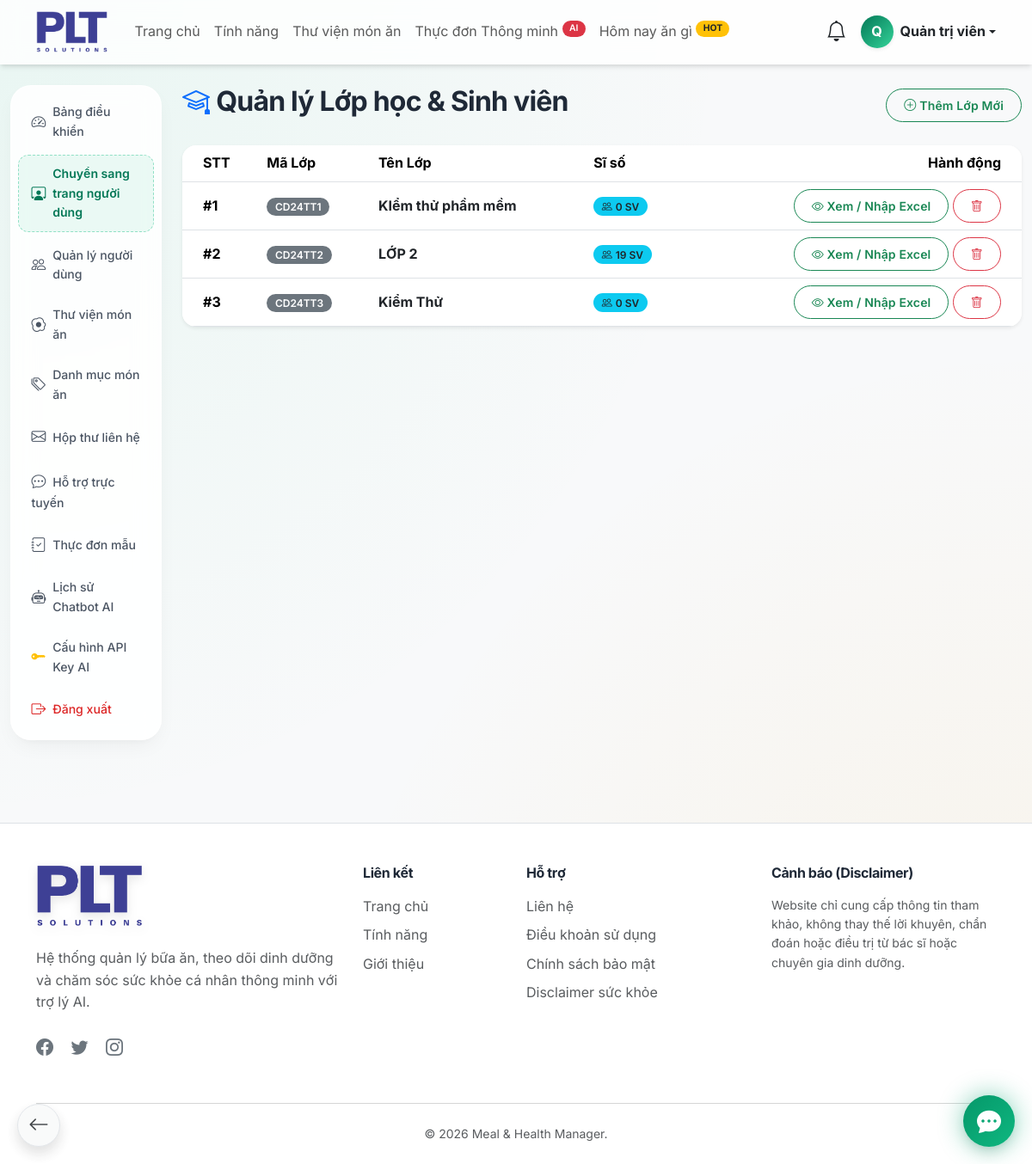
The page /admin/classes.php (signed in) on the database its author committed.
### tables this page shows
CREATE TABLE IF NOT EXISTS `classes` (
  `id` bigint UNSIGNED NOT NULL AUTO_INCREMENT,
  `class_code` varchar(50) NOT NULL,
  `class_name` varchar(150) NOT NULL,
  `stt` int UNSIGNED DEFAULT '0',
  `created_at` timestamp NOT NULL DEFAULT CURRENT_TIMESTAMP,
  `updated_at` timestamp NOT NULL DEFAULT CURRENT_TIMESTAMP ON UPDATE CURRENT_TIMESTAMP,
  PRIMARY KEY (`id`),
  UNIQUE KEY `uk_classes_code` (`class_code`)
);

### admin/classes.php (the view, shortened to what this page needs)
<?php
$db = new Database();
$conn = $db->getConnection();
$stmt = $conn->query("
    SELECT c.*, COUNT(u.id) as student_count
    FROM classes c
    LEFT JOIN users u ON c.id = u.class_id
    GROUP BY c.id
    ORDER BY c.stt ASC
");
$classes = $stmt->fetchAll(PDO::FETCH_ASSOC);
require_once '../includes/header.php';
?>
<div class="container-fluid py-4">
    <div class="row">
        <div class="col-md-2">
            <?php require_once 'includes/sidebar.php'; ?>
        </div>
        <div class="col-md-10">
            <div class="d-flex justify-content-between align-items-center mb-4">
                <h2 class="fw-bold"><i class="bi bi-mortarboard text-primary me-2"></i>Quản lý Lớp học & Sinh viên</h2>
                <button type="button" class="btn btn-sm btn-outline-success rounded-pill" data-bs-toggle="modal" data-bs-target="#addClassModal">
                    <i class="bi bi-plus-circle me-1"></i>Thêm Lớp Mới
                </button>
            </div>
            <div class="card glass-card border-0 shadow-sm rounded-4 overflow-hidden mb-4">
                <div class="card-body p-0 table-responsive">
                    <table class="table table-hover align-middle mb-0 text-nowrap">
                        <thead style="background: rgba(243, 244, 246, 0.7);">
                            <tr>
                                <th scope="col" class="ps-4">STT</th>
                                <th scope="col">Mã Lớp</th>
                                <th scope="col">Tên Lớp</th>
                                <th scope="col">Sĩ số</th>
                                <th scope="col" class="text-end pe-4">Hành động</th>
                            </tr>
                        </thead>
                        <tbody>
                            <?php if (empty($classes)): ?>
                                <tr>
                                    <td colspan="5" class="text-center py-5 text-muted">
                                        <i class="bi bi-inbox fs-1 d-block mb-3"></i>
                                        Chưa có lớp học nào. Hãy thêm lớp đầu tiên!
                                    </td>
                                </tr>
                            <?php else: ?>
                                <?php foreach ($classes as $cls): ?>
                                    <tr>
                                        <td class="ps-4"><strong>#<?= $cls['stt'] ?></strong></td>
                                        <td><span class="badge bg-secondary"><?= htmlspecialchars($cls['class_code']) ?></span></td>
                                        <td class="fw-bold">
                                            <a href="class-detail.php?id=<?= $cls['id'] ?>" class="text-decoration-none text-dark">
                                                <?= htmlspecialchars($cls['class_name']) ?>
                                            </a>
                                        </td>
                                        <td>
                                            <span class="badge bg-info text-dark rounded-pill">
                                                <i class="bi bi-people me-1"></i><?= $cls['student_count'] ?> SV
                                            </span>
                                        </td>
                                        <td class="text-end pe-4">
                                            <a href="class-detail.php?id=<?= $cls['id'] ?>" class="btn btn-sm btn-outline-success rounded-pill">
                                                <i class="bi bi-eye"></i> Xem / Nhập Excel
                                            </a>
                                            <form method="post" class="d-inline" onsubmit="return confirm('Bạn có chắc chắn muốn xóa lớp này?');">
                                                <button type="submit" class="btn btn-sm btn-outline-danger rounded-pill">
                                                    <i class="bi bi-trash"></i>
                                                </button>
                                            </form>
                                        </td>
                                    </tr>
                                <?php endforeach; ?>
                            <?php endif; ?>
                        </tbody>
                    </table>
                </div>
            </div>
        </div>
    </div>
</div>
<?php require_once '../includes/footer.php'; ?>

### assets/css/style.css (style rules this page uses)
:root { --primary-color: #059669; --primary-light: #34d399; --primary-dark: #047857; --primary-bg: #ecfdf5; --secondary-color: #f59e0b; --secondary-light: #fbbf24; --secondary-bg: #fffbeb; --text-color: #1f2937; --text-muted: #6b7280; --bg-color: #f3f4f6; --card-bg: #ffffff; --border-color: #e5e7eb; --gradient-primary: linear-gradient(135deg, #059669 0%, #10b981 100%); --gradient-health: linear-gradient(135deg, #047857 0%, #34d399 100%); --gradient-glow: linear-gradient(135deg, rgba(5, 150, 105, 0.4) 0%, rgba(16, 185, 129, 0) 100%); --gradient-dark: linear-gradient(135deg, #1f2937 0%, #111827 100%); --shadow-sm: 0 1px 2px 0 rgba(0, 0, 0, 0.05); --shadow-md: 0 4px 6px -1px rgba(0, 0, 0, 0.1), 0 2px 4px -1px rgba(0, 0, 0, 0.06); --shadow-lg: 0 10px 15px -3px rgba(0, 0, 0, 0.1), 0 4px 6px -2px rgba(0, 0, 0, 0.05); --shadow-glow: 0 0 20px rgba(5, 150, 105, 0.3); --radius-sm: 0.5rem; --radius-md: 1rem; --radius-lg: 1.5rem; --radius-xl: 2rem; --transition-fast: 0.15s cubic-bezier(0.4, 0, 0.2, 1); --transition-base: 0.3s cubic-bezier(0.4, 0, 0.2, 1); --transition-bounce: 0.5s cubic-bezier(0.34, 1.56, 0.64, 1); }
html { scroll-behavior: smooth; -webkit-overflow-scrolling: touch; }
body { font-family: 'Inter', -apple-system, BlinkMacSystemFont, "Segoe UI", Roboto, sans-serif; color: var(--text-color); background-color: var(--bg-color); background-image: radial-gradient(at 0% 0%, rgba(52, 211, 153, 0.08) 0px, transparent 50%), radial-gradient(at 100% 100%, rgba(245, 158, 11, 0.08) 0px, transparent 50%); background-attachment: scroll; line-height: 1.6; -webkit-font-smoothing: antialiased; }
h1, h2, h3, h4, h5, h6 { letter-spacing: -0.025em; font-weight: 700; }
.glass-card { background: rgba(255, 255, 255, 0.9); backdrop-filter: blur(10px); -webkit-backdrop-filter: blur(10px); border: 1px solid rgba(255, 255, 255, 0.8); box-shadow: var(--shadow-lg); border-radius: var(--radius-lg); }
.card { border-radius: var(--radius-md); border: 1px solid rgba(0,0,0,0.03); box-shadow: var(--shadow-md); transition: all var(--transition-bounce); background-color: var(--card-bg); }
.btn { border-radius: var(--radius-sm); font-weight: 600; padding: 0.5rem 1.25rem; transition: all var(--transition-base); letter-spacing: 0.01em; }
.badge { padding: 0.4em 0.8em; border-radius: 20px; font-weight: 600; }
.btn-outline-primary, .btn-outline-success, .btn-outline-secondary, .btn-outline-info, .btn-outline-warning, .btn-outline-danger { transition: all 0.25s cubic-bezier(0.4, 0, 0.2, 1) !important; }

### rows shown on the page
classes: stt "1", class_code "CD24TT1", class_name "KIểm thử phầm mềm", student_count "0"
classes: stt "2", class_code "CD24TT2", class_name "LỚP 2", student_count "19"
classes: stt "3", class_code "CD24TT3", class_name "Kiểm Thử", student_count "0"

### other values the page prints
substr($_SESSION['full_name'] ?? 'U', 0, 1) "Q"
$_SESSION['full_name'] "Quản trị viên"
APP_NAME "Meal & Health Manager"
